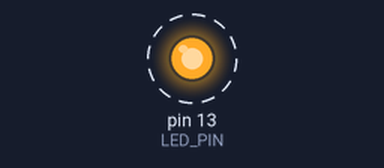
Bench run of a sketch on a simulated Arduino Uno, built with avr-gcc and run on an emulated ATmega328P. On the bench: output pins drawn as LEDs (lit = HIGH). Dashed ring = blinking.

Above: at 0.2 s.
Timing chart, 0 to 3.0 s (numbered marks = the images above):
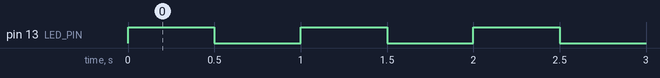

Measured:
- by itself, pin 13 (LED_PIN): alternates HIGH for 0.50 s and LOW for 0.50 s

The sketch:

blink-with-registers.ino
```cpp
/* Caso esteja utilizando a IDE do Arduino, essas bibliotecas são importadas automaticamente
#include <avr/io.h>
#include <util/delay.h>
*/

#define LED_PIN PB5

#define SET_PIN_AS_OUTPUT(register, bit) (register |= 1 << bit)
#define SET_PIN_ON(register, bit) (register |= 1 << bit)
#define SET_PIN_OFF(register, bit) (register &= ~(1 << bit))

int main(void) {

    SET_PIN_AS_OUTPUT(DDRB, LED_PIN); // -> DDRB |= 1 << LED_PIN;

    while (1) {
        SET_PIN_ON(PORTB, LED_PIN); // -> PORTB |= 1 << LED_PIN;
        _delay_ms(500);
        SET_PIN_OFF(PORTB, LED_PIN); // -> PORTB &= ~(1 << LED_PIN);
        _delay_ms(500);
    }

    return 0;
}
```
